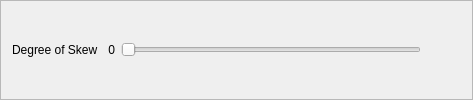
     <widget class="QFrame" name="frame_6">
      <property name="frameShape">
       <enum>QFrame::StyledPanel</enum>
      </property>
      <property name="frameShadow">
       <enum>QFrame::Raised</enum>
      </property>
      <layout class="QHBoxLayout" name="horizontalLayout_15">
       <property name="topMargin">
        <number>0</number>
       </property>
       <property name="bottomMargin">
        <number>0</number>
       </property>
       <item>
        <layout class="QHBoxLayout" name="horizontalLayout_16">
         <item>
          <widget class="QLabel" name="label_11">
           <property name="minimumSize">
            <size>
             <width>90</width>
             <height>0</height>
            </size>
           </property>
           <property name="text">
            <string>Degree of Skew</string>
           </property>
          </widget>
         </item>
         <item>
          <widget class="QLabel" name="label_12">
           <property name="sizePolicy">
            <sizepolicy hsizetype="Minimum" vsizetype="Preferred">
             <horstretch>0</horstretch>
             <verstretch>0</verstretch>
            </sizepolicy>
           </property>
           <property name="styleSheet">
            <string notr="true">QLabel{
	
	font: 700 12pt &quot;Segoe UI&quot;;
}</string>
           </property>
           <property name="text">
            <string>0</string>
           </property>
           <property name="alignment">
            <set>Qt::AlignRight|Qt::AlignTrailing|Qt::AlignVCenter</set>
           </property>
          </widget>
         </item>
         <item>
          <widget class="QSlider" name="horizontalSlider_3">
           <property name="enabled">
            <bool>true</bool>
           </property>
           <property name="sizePolicy">
            <sizepolicy hsizetype="Fixed" vsizetype="Fixed">
             <horstretch>0</horstretch>
             <verstretch>0</verstretch>
            </sizepolicy>
           </property>
           <property name="minimumSize">
            <size>
             <width>300</width>
             <height>0</height>
            </size>
           </property>
           <property name="styleSheet">
            <string notr="true">QSlider{
	margin-right:100px;
}</string>
           </property>
           <property name="minimum">
            <number>0</number>
           </property>
           <property name="maximum">
            <number>70</number>
           </property>
           <property name="singleStep">
            <number>1</number>
           </property>
           <property name="pageStep">
            <number>10</number>
           </property>
           <property name="sliderPosition">
            <number>0</number>
           </property>
           <property name="orientation">
            <enum>Qt::Horizontal</enum>
           </property>
           <property name="tickInterval">
            <number>0</number>
           </property>
          </widget>
         </item>
         <item>
          <spacer name="horizontalSpacer_3">
           <property name="orientation">
            <enum>Qt::Horizontal</enum>
           </property>
           <property name="sizeHint" stdset="0">
            <size>
             <width>40</width>
             <height>20</height>
            </size>
           </property>
          </spacer>
         </item>
        </layout>
       </item>
      </layout>
     </widget>
